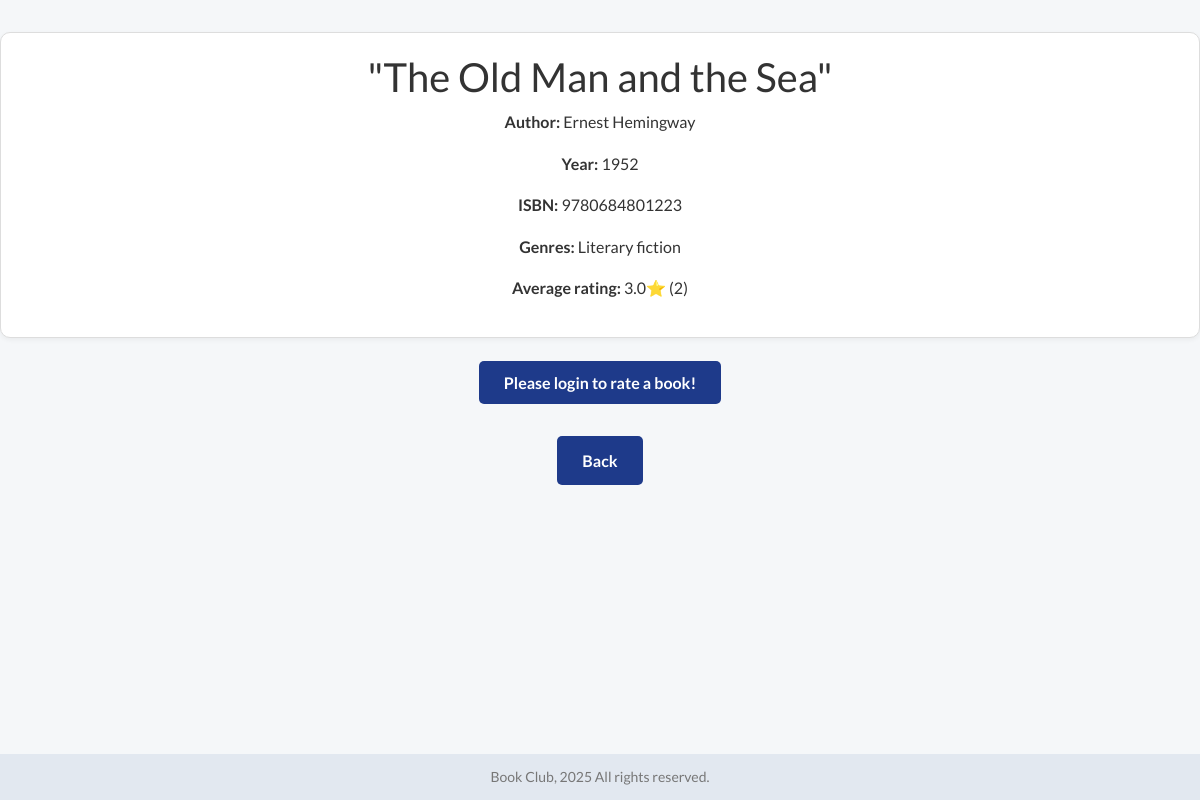
The page /book/2 on the database its author committed.
### bookcatalogue/models.py (models this page shows, shortened)
class Book(models.Model):
    title = models.CharField(max_length=100)
    year = models.IntegerField(null=True, blank=True)
    isbn = models.CharField(max_length=100, unique=True)
    author = models.ForeignKey(to=Author, on_delete=models.CASCADE, related_name='books')
    genres = models.ManyToManyField(to=Genre)

class Author(models.Model):
    first_name = models.CharField(max_length=100)
    last_name = models.CharField(max_length=100)
    country = models.CharField(max_length=100, null=True, blank=True)
    birt_year = models.IntegerField(null=True, blank=True)

class Genre(models.Model):
    name = models.CharField(max_length=100, unique=True)

### bookcatalogue/views.py (the view, shortened to what this page needs)
# urls.py: path('book/<int:pk>', BookDetailView.as_view(template_name='book-detail.html'), name='book_detail')
class BookDetailView(DetailView):
    model = Book
    template_name = 'book-detail.html'
    context_object_name = 'book'
    def get_object(self, queryset=None):
        return Book.objects.annotate(avg_rating=Avg('ratings__stars')).get(pk=self.kwargs['pk'])
    def get_context_data(self, **kwargs):
        context = super().get_context_data(**kwargs)
        book = self.object
        context['average_rating'] = round(book.avg_rating, 2) if book.avg_rating is not None else "No rating"
        context['rating_count'] = book.ratings.count()
        if self.request.user.is_authenticated:
            context['form'] = RatingForm()
        return context

### bookcatalogue/templates/book-detail.html
{% extends 'base.html' %}
{% block 'content' %}
<div class="box-about">
  <h1>"{{ book.title }}"</h1>
  <p><strong>Author:</strong> {{ book.author.first_name }} {{ book.author.last_name }}</p>
  <p><strong>Year:</strong> {{ book.year }}</p>
  <p><strong>ISBN:</strong> {{ book.isbn }}</p>
  <p><strong>Genres:</strong>
    {% for genre in book.genres.all %}
        {{ genre.name }}{% if not forloop.last %}, {% endif %}
    {% endfor %}
  </p>
  <p><strong>Average rating:</strong> {{ average_rating }}⭐ ({{ rating_count }})</p>
</div>
<div class="rating-container">
    {% if user.is_authenticated %}
        <form method="POST">
            {% csrf_token %}
            <select name="stars">
              <option value="">Rate:</option>
              <option value="1">1</option>
              <option value="2">2</option>
              <option value="3">3</option>
              <option value="4">4</option>
              <option value="5">5</option>
            </select>
            <button type="submit">Submit</button>
        </form>
    {% else %}
        <p><a class="auth-btn" href="{% url 'login' %}">Please login to rate a book!</a></a></p>
    {% endif %}
    <a href="{% url 'catalogue' %}" class="auth-btn back-btn">Back</a>
</div>
{% endblock %}

### bookcatalogue/static/css/styles.css (style rules this page uses)
* { margin: 0; padding: 0; box-sizing: border-box; }
body { background-color: #f5f7f9; padding-bottom: 50px; font-family: 'Lato', sans-serif; color: #333; line-height: 1.6; }
a { text-decoration: none; padding: 8px 16px; border-radius: 4px; margin: 4px; color: #1a1a1a; transition: background-color 0.3s, color 0.3s; }
button, .auth-btn, .logout-btn, .filter-form button { border: none; padding: 12px 25px; color: #fff; font-weight: 600; border-radius: 5px; background: #1e3a8a; transition: background 0.3s, transform 0.2s ease; cursor: pointer; }
.back-btn { display: inline-block; margin-top: 20px; }
.pagination-container, .rating-container, .rating-container p { margin-bottom: 20px; text-align: center; }
.box-about { display: flex; flex-direction: column; width: 1200px; margin: 2em auto; align-items: center; border: 1px solid #ddd; border-radius: 10px; background-color: #ffffff; padding: 20px; box-shadow: 0 2px 5px rgba(0,0,0,0.05); }

### rows shown on the page
Book: title "The Old Man and the Sea", author.first_name "Ernest", author.last_name "Hemingway", year "1952", isbn "9780684801223"
Genre: name "Literary fiction"

### other values the page prints
{{ average_rating }} "3.0"
{{ rating_count }} "2"
